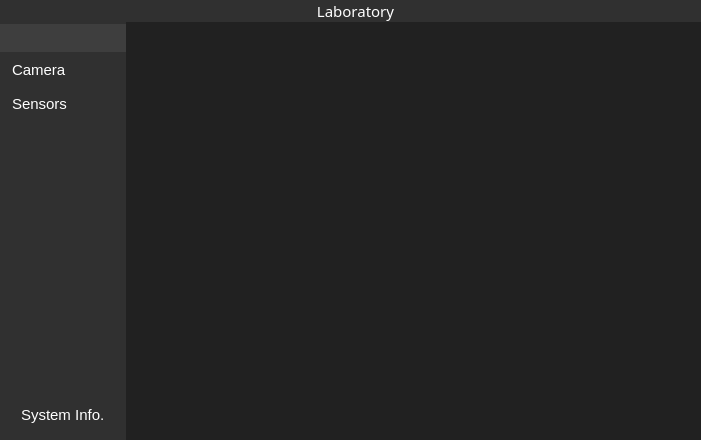
<?xml version="1.0" encoding="UTF-8"?>
<ui version="4.0">
 <class>MainWindow</class>
 <widget class="QMainWindow" name="MainWindow">
  <property name="geometry">
   <rect>
    <x>0</x>
    <y>0</y>
    <width>701</width>
    <height>440</height>
   </rect>
  </property>
  <property name="windowTitle">
   <string>MainWindow</string>
  </property>
  <property name="styleSheet">
   <string notr="true">*{
   border: none;
   background-color: transparent;
   background: transparent;
   padding: 0;
   margin: 0 ;
   color: #fff;
}
#body{
   background-color: transparent;
}
#centralwidget{
   background-color: #212121;
}
#header{
   background-color: #303030;
}
#leftMenuContainer {
   background-color: #303030;
}
#leftMenuSubContainer QPushButton{
    text-align: left;
    padding: 7px 12px ;
}
#rightMenuContainer_main {
   background-color: #303030;
}
#rightMenuContainer_camera{
   background-color: #303030;
}
</string>
  </property>
  <widget class="QWidget" name="centralwidget">
   <layout class="QVBoxLayout" name="verticalLayout">
    <property name="spacing">
     <number>0</number>
    </property>
    <property name="leftMargin">
     <number>0</number>
    </property>
    <property name="topMargin">
     <number>0</number>
    </property>
    <property name="rightMargin">
     <number>0</number>
    </property>
    <property name="bottomMargin">
     <number>0</number>
    </property>
    <item alignment="Qt::AlignTop">
     <widget class="QWidget" name="header" native="true">
      <layout class="QHBoxLayout" name="horizontalLayout">
       <property name="spacing">
        <number>15</number>
       </property>
       <property name="leftMargin">
        <number>0</number>
       </property>
       <property name="topMargin">
        <number>0</number>
       </property>
       <property name="rightMargin">
        <number>0</number>
       </property>
       <property name="bottomMargin">
        <number>0</number>
       </property>
       <item>
        <widget class="QFrame" name="logo">
         <property name="frameShape">
          <enum>QFrame::StyledPanel</enum>
         </property>
         <property name="frameShadow">
          <enum>QFrame::Raised</enum>
         </property>
         <layout class="QHBoxLayout" name="horizontalLayout_7">
          <property name="spacing">
           <number>0</number>
          </property>
          <property name="leftMargin">
           <number>10</number>
          </property>
          <property name="topMargin">
           <number>0</number>
          </property>
          <property name="rightMargin">
           <number>0</number>
          </property>
          <property name="bottomMargin">
           <number>0</number>
          </property>
          <item>
           <widget class="QLabel" name="imgLogo">
            <property name="sizePolicy">
             <sizepolicy hsizetype="Minimum" vsizetype="Preferred">
              <horstretch>0</horstretch>
              <verstretch>0</verstretch>
             </sizepolicy>
            </property>
            <property name="minimumSize">
             <size>
              <width>220</width>
              <height>0</height>
             </size>
            </property>
            <property name="text">
             <string/>
            </property>
            <property name="pixmap">
             <pixmap resource="resources.qrc">:/logo/logo.png</pixmap>
            </property>
           </widget>
          </item>
         </layout>
        </widget>
       </item>
       <item>
        <widget class="QFrame" name="txtLaboratory">
         <property name="frameShape">
          <enum>QFrame::StyledPanel</enum>
         </property>
         <property name="frameShadow">
          <enum>QFrame::Raised</enum>
         </property>
         <layout class="QHBoxLayout" name="horizontalLayout_4">
          <property name="spacing">
           <number>0</number>
          </property>
          <property name="leftMargin">
           <number>0</number>
          </property>
          <property name="topMargin">
           <number>0</number>
          </property>
          <property name="rightMargin">
           <number>0</number>
          </property>
          <property name="bottomMargin">
           <number>0</number>
          </property>
          <item>
           <widget class="QLabel" name="txtLaboratory_2">
            <property name="sizePolicy">
             <sizepolicy hsizetype="Minimum" vsizetype="Preferred">
              <horstretch>0</horstretch>
              <verstretch>0</verstretch>
             </sizepolicy>
            </property>
            <property name="minimumSize">
             <size>
              <width>220</width>
              <height>0</height>
             </size>
            </property>
            <property name="font">
             <font>
              <family>Sans Serif</family>
              <pointsize>11</pointsize>
             </font>
            </property>
            <property name="text">
             <string>Laboratory</string>
            </property>
            <property name="alignment">
             <set>Qt::AlignCenter</set>
            </property>
           </widget>
          </item>
         </layout>
        </widget>
       </item>
       <item>
        <widget class="QFrame" name="windowButtonFrame">
         <property name="sizePolicy">
          <sizepolicy hsizetype="Minimum" vsizetype="Preferred">
           <horstretch>0</horstretch>
           <verstretch>0</verstretch>
          </sizepolicy>
         </property>
         <property name="minimumSize">
          <size>
           <width>220</width>
           <height>0</height>
          </size>
         </property>
         <property name="acceptDrops">
          <bool>false</bool>
         </property>
         <property name="layoutDirection">
          <enum>Qt::LeftToRight</enum>
         </property>
         <property name="frameShape">
          <enum>QFrame::StyledPanel</enum>
         </property>
         <property name="frameShadow">
          <enum>QFrame::Raised</enum>
         </property>
         <layout class="QHBoxLayout" name="horizontalLayout_3">
          <property name="spacing">
           <number>0</number>
          </property>
          <property name="leftMargin">
           <number>0</number>
          </property>
          <property name="topMargin">
           <number>0</number>
          </property>
          <property name="rightMargin">
           <number>0</number>
          </property>
          <property name="bottomMargin">
           <number>0</number>
          </property>
          <item>
           <widget class="QFrame" name="frame">
            <property name="sizePolicy">
             <sizepolicy hsizetype="Minimum" vsizetype="Preferred">
              <horstretch>0</horstretch>
              <verstretch>0</verstretch>
             </sizepolicy>
            </property>
            <property name="minimumSize">
             <size>
              <width>0</width>
              <height>0</height>
             </size>
            </property>
            <property name="maximumSize">
             <size>
              <width>16777215</width>
              <height>16777215</height>
             </size>
            </property>
            <property name="frameShape">
             <enum>QFrame::StyledPanel</enum>
            </property>
            <property name="frameShadow">
             <enum>QFrame::Raised</enum>
            </property>
           </widget>
          </item>
          <item>
           <widget class="QFrame" name="btns">
            <property name="sizePolicy">
             <sizepolicy hsizetype="Maximum" vsizetype="Preferred">
              <horstretch>0</horstretch>
              <verstretch>0</verstretch>
             </sizepolicy>
            </property>
            <property name="maximumSize">
             <size>
              <width>120</width>
              <height>16777215</height>
             </size>
            </property>
            <property name="frameShape">
             <enum>QFrame::StyledPanel</enum>
            </property>
            <property name="frameShadow">
             <enum>QFrame::Raised</enum>
            </property>
            <layout class="QHBoxLayout" name="horizontalLayout_5">
             <property name="spacing">
              <number>0</number>
             </property>
             <property name="leftMargin">
              <number>0</number>
             </property>
             <property name="topMargin">
              <number>0</number>
             </property>
             <property name="rightMargin">
              <number>0</number>
             </property>
             <property name="bottomMargin">
              <number>0</number>
             </property>
             <item>
              <widget class="QPushButton" name="btnMinimize">
               <property name="sizePolicy">
                <sizepolicy hsizetype="Preferred" vsizetype="Fixed">
                 <horstretch>0</horstretch>
                 <verstretch>0</verstretch>
                </sizepolicy>
               </property>
               <property name="minimumSize">
                <size>
                 <width>0</width>
                 <height>0</height>
                </size>
               </property>
               <property name="text">
                <string/>
               </property>
               <property name="icon">
                <iconset>
                 <normaloff>:/icons/icons/minus.svg</normaloff>:/icons/icons/minus.svg</iconset>
               </property>
               <property name="iconSize">
                <size>
                 <width>18</width>
                 <height>24</height>
                </size>
               </property>
              </widget>
             </item>
             <item>
              <widget class="QPushButton" name="btnRestore">
               <property name="sizePolicy">
                <sizepolicy hsizetype="Minimum" vsizetype="Fixed">
                 <horstretch>0</horstretch>
                 <verstretch>0</verstretch>
                </sizepolicy>
               </property>
               <property name="minimumSize">
                <size>
                 <width>30</width>
                 <height>0</height>
                </size>
               </property>
               <property name="text">
                <string/>
               </property>
               <property name="icon">
                <iconset>
                 <normaloff>:/icons/icons/square.svg</normaloff>:/icons/icons/square.svg</iconset>
               </property>
               <property name="iconSize">
                <size>
                 <width>16</width>
                 <height>16</height>
                </size>
               </property>
              </widget>
             </item>
             <item>
              <widget class="QPushButton" name="btnClose">
               <property name="sizePolicy">
                <sizepolicy hsizetype="Minimum" vsizetype="Fixed">
                 <horstretch>0</horstretch>
                 <verstretch>0</verstretch>
                </sizepolicy>
               </property>
               <property name="minimumSize">
                <size>
                 <width>30</width>
                 <height>0</height>
                </size>
               </property>
               <property name="text">
                <string/>
               </property>
               <property name="icon">
                <iconset>
                 <normaloff>:/icons/icons/close.svg</normaloff>:/icons/icons/close.svg</iconset>
               </property>
               <property name="iconSize">
                <size>
                 <width>12</width>
                 <height>12</height>
                </size>
               </property>
              </widget>
             </item>
            </layout>
           </widget>
          </item>
         </layout>
        </widget>
       </item>
      </layout>
     </widget>
    </item>
    <item>
     <widget class="QWidget" name="body" native="true">
      <layout class="QHBoxLayout" name="horizontalLayout_2">
       <property name="spacing">
        <number>0</number>
       </property>
       <property name="leftMargin">
        <number>0</number>
       </property>
       <property name="topMargin">
        <number>0</number>
       </property>
       <property name="rightMargin">
        <number>0</number>
       </property>
       <property name="bottomMargin">
        <number>0</number>
       </property>
       <item alignment="Qt::AlignLeft">
        <widget class="QWidget" name="leftMenuContainer" native="true">
         <property name="sizePolicy">
          <sizepolicy hsizetype="Preferred" vsizetype="Preferred">
           <horstretch>0</horstretch>
           <verstretch>0</verstretch>
          </sizepolicy>
         </property>
         <property name="minimumSize">
          <size>
           <width>0</width>
           <height>0</height>
          </size>
         </property>
         <layout class="QVBoxLayout" name="verticalLayout_2">
          <property name="spacing">
           <number>0</number>
          </property>
          <property name="leftMargin">
           <number>0</number>
          </property>
          <property name="topMargin">
           <number>0</number>
          </property>
          <property name="rightMargin">
           <number>0</number>
          </property>
          <property name="bottomMargin">
           <number>0</number>
          </property>
          <item alignment="Qt::AlignLeft">
           <widget class="QWidget" name="leftMenuSubContainer" native="true">
            <layout class="QVBoxLayout" name="verticalLayout_3">
             <property name="spacing">
              <number>0</number>
             </property>
             <property name="leftMargin">
              <number>0</number>
             </property>
             <property name="topMargin">
              <number>0</number>
             </property>
             <property name="rightMargin">
              <number>0</number>
             </property>
             <property name="bottomMargin">
              <number>0</number>
             </property>
             <item alignment="Qt::AlignTop">
              <widget class="QFrame" name="sectionsMenuFrame">
               <property name="sizePolicy">
                <sizepolicy hsizetype="Preferred" vsizetype="Minimum">
                 <horstretch>0</horstretch>
                 <verstretch>0</verstretch>
                </sizepolicy>
               </property>
               <property name="minimumSize">
                <size>
                 <width>0</width>
                 <height>130</height>
                </size>
               </property>
               <property name="layoutDirection">
                <enum>Qt::LeftToRight</enum>
               </property>
               <property name="frameShape">
                <enum>QFrame::StyledPanel</enum>
               </property>
               <property name="frameShadow">
                <enum>QFrame::Raised</enum>
               </property>
               <layout class="QVBoxLayout" name="verticalLayout_4">
                <property name="spacing">
                 <number>0</number>
                </property>
                <property name="leftMargin">
                 <number>0</number>
                </property>
                <property name="topMargin">
                 <number>0</number>
                </property>
                <property name="rightMargin">
                 <number>0</number>
                </property>
                <property name="bottomMargin">
                 <number>0</number>
                </property>
                <item>
                 <widget class="QPushButton" name="homeBtn">
                  <property name="styleSheet">
                   <string notr="true">background-color: #3E3E3E</string>
                  </property>
                  <property name="text">
                   <string/>
                  </property>
                  <property name="icon">
                   <iconset>
                    <normaloff>:/icons/icons/align.svg</normaloff>:/icons/icons/align.svg</iconset>
                  </property>
                  <property name="iconSize">
                   <size>
                    <width>24</width>
                    <height>24</height>
                   </size>
                  </property>
                 </widget>
                </item>
                <item>
                 <widget class="QPushButton" name="cameraBtn">
                  <property name="font">
                   <font>
                    <pointsize>11</pointsize>
                    <weight>50</weight>
                    <bold>false</bold>
                   </font>
                  </property>
                  <property name="toolTip">
                   <string>Camera</string>
                  </property>
                  <property name="text">
                   <string>Camera</string>
                  </property>
                 </widget>
                </item>
                <item>
                 <widget class="QPushButton" name="sensorsBtn">
                  <property name="sizePolicy">
                   <sizepolicy hsizetype="Minimum" vsizetype="Fixed">
                    <horstretch>0</horstretch>
                    <verstretch>0</verstretch>
                   </sizepolicy>
                  </property>
                  <property name="font">
                   <font>
                    <pointsize>11</pointsize>
                   </font>
                  </property>
                  <property name="toolTip">
                   <string>Sensors</string>
                  </property>
                  <property name="text">
                   <string>Sensors</string>
                  </property>
                 </widget>
                </item>
                <item>
                 <widget class="QPushButton" name="rocksBdBtn">
                  <property name="text">
                   <string/>
                  </property>
                 </widget>
                </item>
               </layout>
              </widget>
             </item>
             <item>
              <spacer name="verticalSpacer">
               <property name="orientation">
                <enum>Qt::Vertical</enum>
               </property>
               <property name="sizeType">
                <enum>QSizePolicy::Minimum</enum>
               </property>
               <property name="sizeHint" stdset="0">
                <size>
                 <width>20</width>
                 <height>200</height>
                </size>
               </property>
              </spacer>
             </item>
             <item alignment="Qt::AlignBottom">
              <widget class="QFrame" name="systemMenuFrame">
               <property name="sizePolicy">
                <sizepolicy hsizetype="Preferred" vsizetype="Minimum">
                 <horstretch>0</horstretch>
                 <verstretch>0</verstretch>
                </sizepolicy>
               </property>
               <property name="minimumSize">
                <size>
                 <width>0</width>
                 <height>50</height>
                </size>
               </property>
               <property name="frameShape">
                <enum>QFrame::StyledPanel</enum>
               </property>
               <property name="frameShadow">
                <enum>QFrame::Raised</enum>
               </property>
               <layout class="QVBoxLayout" name="verticalLayout_5">
                <item>
                 <widget class="QPushButton" name="systemInfoBtn">
                  <property name="font">
                   <font>
                    <pointsize>11</pointsize>
                   </font>
                  </property>
                  <property name="toolTip">
                   <string>System Information</string>
                  </property>
                  <property name="text">
                   <string>System Info.</string>
                  </property>
                 </widget>
                </item>
               </layout>
              </widget>
             </item>
            </layout>
           </widget>
          </item>
         </layout>
        </widget>
       </item>
       <item>
        <widget class="QWidget" name="centerContainer" native="true">
         <layout class="QHBoxLayout" name="horizontalLayout_6">
          <property name="spacing">
           <number>0</number>
          </property>
          <property name="leftMargin">
           <number>0</number>
          </property>
          <property name="topMargin">
           <number>0</number>
          </property>
          <property name="rightMargin">
           <number>0</number>
          </property>
          <property name="bottomMargin">
           <number>0</number>
          </property>
          <item>
           <widget class="QStackedWidget" name="stackedWidgetCenter">
            <widget class="QWidget" name="mainSection">
             <layout class="QHBoxLayout" name="horizontalLayout_8">
              <property name="spacing">
               <number>0</number>
              </property>
              <property name="leftMargin">
               <number>0</number>
              </property>
              <property name="topMargin">
               <number>0</number>
              </property>
              <property name="rightMargin">
               <number>0</number>
              </property>
              <property name="bottomMargin">
               <number>0</number>
              </property>
              <item>
               <widget class="QWidget" name="mainSection_container" native="true">
                <property name="layoutDirection">
                 <enum>Qt::RightToLeft</enum>
                </property>
                <layout class="QVBoxLayout" name="verticalLayout_10">
                 <property name="spacing">
                  <number>0</number>
                 </property>
                 <property name="leftMargin">
                  <number>0</number>
                 </property>
                 <property name="topMargin">
                  <number>0</number>
                 </property>
                 <property name="rightMargin">
                  <number>0</number>
                 </property>
                 <property name="bottomMargin">
                  <number>0</number>
                 </property>
                </layout>
               </widget>
              </item>
             </layout>
            </widget>
            <widget class="QWidget" name="sensorSection"/>
            <widget class="QWidget" name="cameraSection">
             <layout class="QHBoxLayout" name="horizontalLayout_9">
              <property name="spacing">
               <number>0</number>
              </property>
              <property name="leftMargin">
               <number>0</number>
              </property>
              <property name="topMargin">
               <number>0</number>
              </property>
              <property name="rightMargin">
               <number>0</number>
              </property>
              <property name="bottomMargin">
               <number>0</number>
              </property>
              <item>
               <widget class="QWidget" name="cameraContainer" native="true">
                <layout class="QVBoxLayout" name="verticalLayout_12">
                 <item>
                  <widget class="QStackedWidget" name="stackedWidget_camera">
                   <widget class="QWidget" name="cameraPage">
                    <layout class="QVBoxLayout" name="verticalLayout_6">
                     <property name="spacing">
                      <number>5</number>
                     </property>
                     <property name="leftMargin">
                      <number>10</number>
                     </property>
                     <property name="topMargin">
                      <number>10</number>
                     </property>
                     <property name="rightMargin">
                      <number>10</number>
                     </property>
                     <property name="bottomMargin">
                      <number>10</number>
                     </property>
                     <item>
                      <widget class="QFrame" name="cameraFramePage">
                       <property name="frameShape">
                        <enum>QFrame::StyledPanel</enum>
                       </property>
                       <property name="frameShadow">
                        <enum>QFrame::Raised</enum>
                       </property>
                       <layout class="QVBoxLayout" name="verticalLayout_7">
                        <item>
                         <widget class="QLabel" name="cameraFrameLabel"/>
                        </item>
                       </layout>
                      </widget>
                     </item>
                    </layout>
                   </widget>
                   <widget class="QWidget" name="page_3"/>
                  </widget>
                 </item>
                </layout>
               </widget>
              </item>
              <item alignment="Qt::AlignRight">
               <widget class="QWidget" name="rightMenuContainer_camera" native="true">
                <layout class="QVBoxLayout" name="verticalLayout_8">
                 <property name="spacing">
                  <number>0</number>
                 </property>
                 <property name="leftMargin">
                  <number>10</number>
                 </property>
                 <property name="topMargin">
                  <number>0</number>
                 </property>
                 <property name="rightMargin">
                  <number>10</number>
                 </property>
                 <property name="bottomMargin">
                  <number>0</number>
                 </property>
                 <item>
                  <widget class="QFrame" name="rightMenuSections_camera">
                   <property name="frameShape">
                    <enum>QFrame::StyledPanel</enum>
                   </property>
                   <property name="frameShadow">
                    <enum>QFrame::Raised</enum>
                   </property>
                   <layout class="QVBoxLayout" name="verticalLayout_9">
                    <property name="spacing">
                     <number>0</number>
                    </property>
                    <property name="leftMargin">
                     <number>10</number>
                    </property>
                    <property name="topMargin">
                     <number>0</number>
                    </property>
                    <property name="rightMargin">
                     <number>10</number>
                    </property>
                    <property name="bottomMargin">
                     <number>0</number>
                    </property>
                    <item>
                     <widget class="QPushButton" name="turnOnCamera">
                      <property name="text">
                       <string/>
                      </property>
                      <property name="icon">
                       <iconset>
                        <normaloff>:/icons/icons/turnOn.svg</normaloff>:/icons/icons/turnOn.svg</iconset>
                      </property>
                     </widget>
                    </item>
                    <item>
                     <widget class="QPushButton" name="turnOffCamera">
                      <property name="text">
                       <string/>
                      </property>
                      <property name="icon">
                       <iconset>
                        <normaloff>:/icons/icons/turnOff.svg</normaloff>:/icons/icons/turnOff.svg</iconset>
                      </property>
                      <property name="iconSize">
                       <size>
                        <width>19</width>
                        <height>19</height>
                       </size>
                      </property>
                     </widget>
                    </item>
                    <item>
                     <widget class="QPushButton" name="pauseCamera">
                      <property name="text">
                       <string/>
                      </property>
                      <property name="icon">
                       <iconset>
                        <normaloff>:/icons/icons/stop.svg</normaloff>:/icons/icons/stop.svg</iconset>
                      </property>
                      <property name="iconSize">
                       <size>
                        <width>20</width>
                        <height>20</height>
                       </size>
                      </property>
                     </widget>
                    </item>
                    <item>
                     <widget class="QPushButton" name="screenshot">
                      <property name="text">
                       <string/>
                      </property>
                      <property name="icon">
                       <iconset>
                        <normaloff>:/icons/icons/capture.svg</normaloff>:/icons/icons/capture.svg</iconset>
                      </property>
                      <property name="iconSize">
                       <size>
                        <width>20</width>
                        <height>20</height>
                       </size>
                      </property>
                     </widget>
                    </item>
                   </layout>
                  </widget>
                 </item>
                 <item>
                  <widget class="QFrame" name="frame_camera">
                   <property name="frameShape">
                    <enum>QFrame::StyledPanel</enum>
                   </property>
                   <property name="frameShadow">
                    <enum>QFrame::Raised</enum>
                   </property>
                  </widget>
                 </item>
                </layout>
               </widget>
              </item>
             </layout>
            </widget>
           </widget>
          </item>
         </layout>
        </widget>
       </item>
      </layout>
     </widget>
    </item>
   </layout>
  </widget>
 </widget>
 <resources>
  <include location="resources.qrc"/>
  <include location="../../Downloads/interface/interface/resources.qrc"/>
 </resources>
 <connections/>
</ui>
